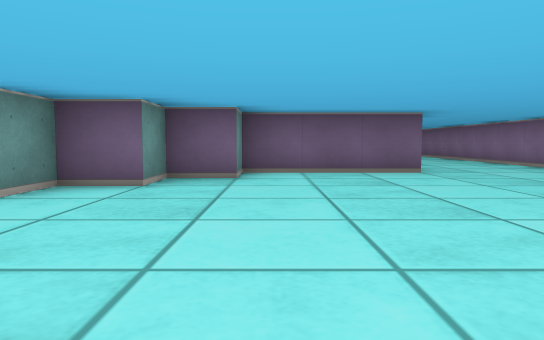
[1] (above)

13 first-person views from a walk through a cub3D ray-caster map. The camera is about half as high as the walls, tilts 4° down and sees 70° across. The floor is counted in squares. Each view is taken from the middle of a square. On the plan, view 1 faces up. The plan holds only what a view shows up to about 9 squares ahead; the rest is blank. The place goes on beyond the plan.

[2]
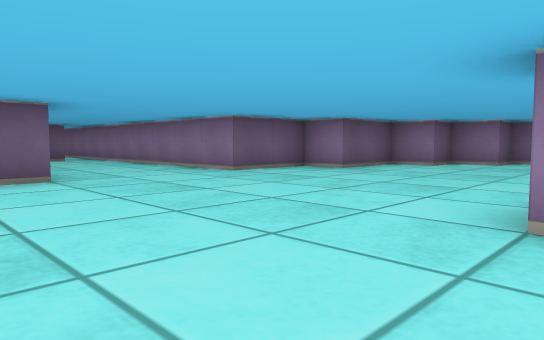

[3]
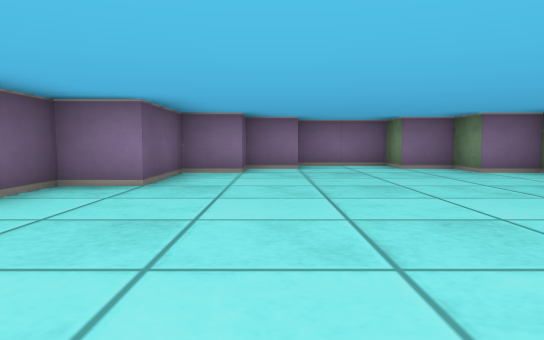

[4]
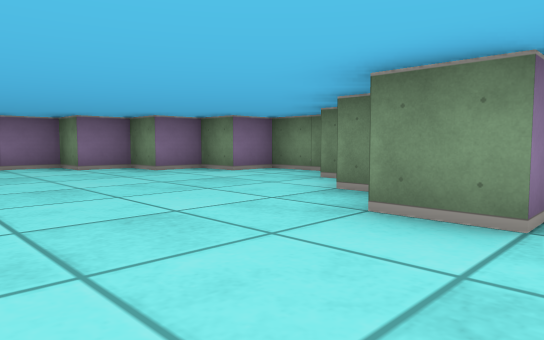

[5]
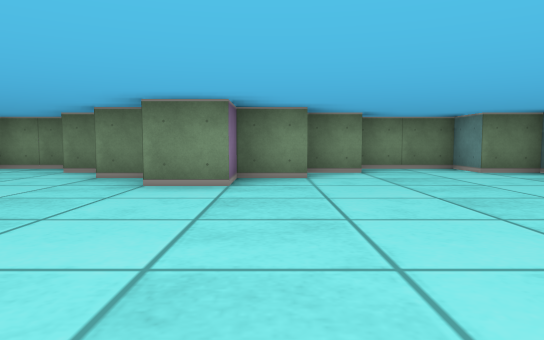

[6]
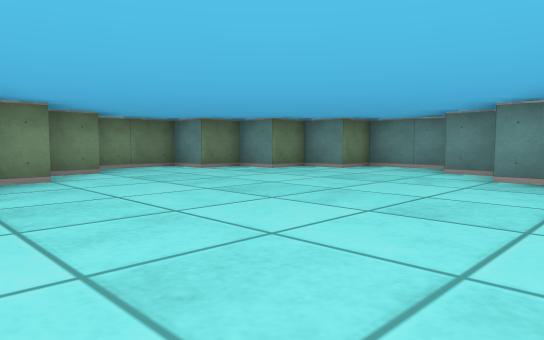

[7]
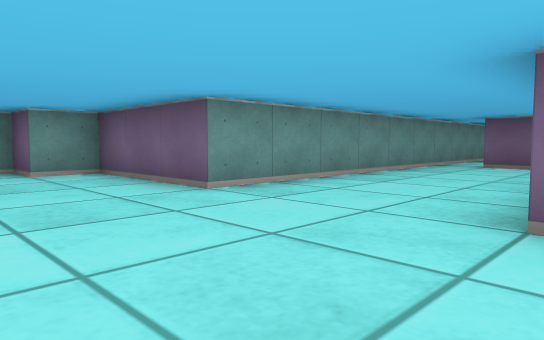

[8]
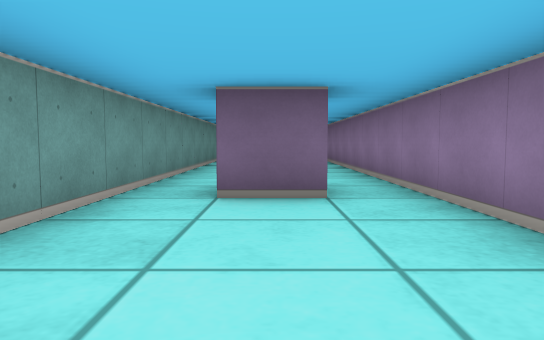

[9]
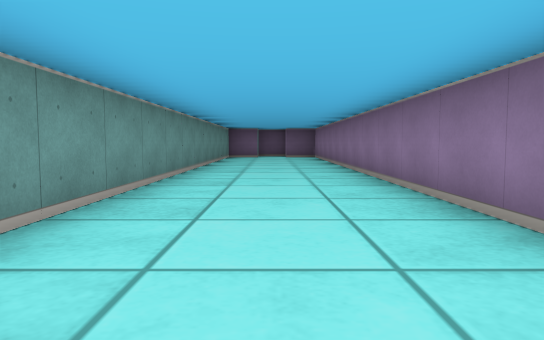

[10]
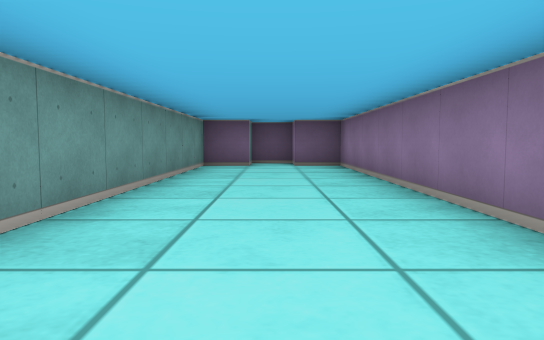

[11]
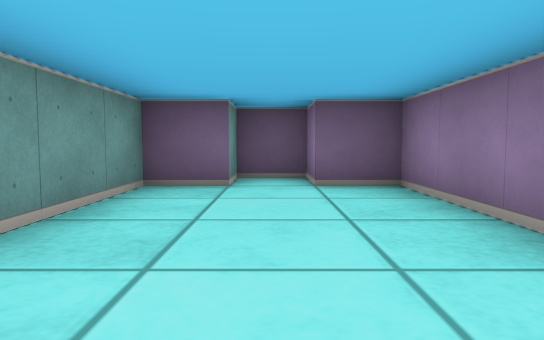

[12]
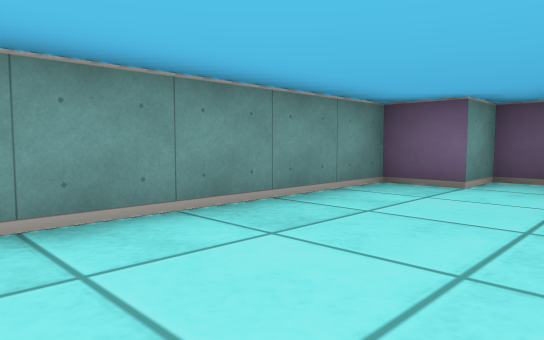

[13]
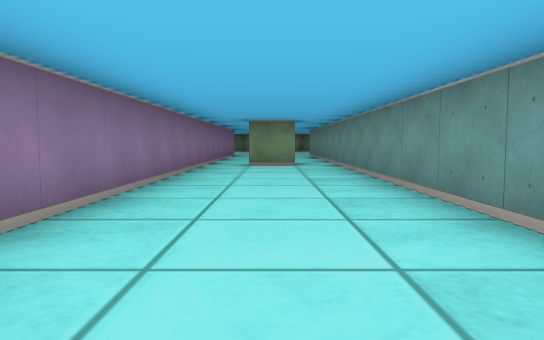

### Floor plan
Points are (right, up) in squares from view 1. A wall is a line through its corners. A room is listed if a view was taken in it or the views show most of it. See-through windows are left out.
Room 1 (views 1, 2, 3, 4, 5, 6, 7, 8, 9, 10, 11, 12, 13)
walls: (5.5, 11) (5.5, 27.5) (4.5, 27.5) (4.5, 28.5) (3.5, 28.5) (3.5, 27.5) (2.5, 27.5) (2.5, 6.5) (-0.5, 6.5) (-0.5, 5.5) (-1.5, 5.5) (-1.5, 4.5) (-2.5, 4.5) (-2.5, 3.5); (4.6, 12.5) (3.5, 12.5); (3.5, 13.5) (4.5, 13.5); (4.8, 0.5) (5.5, 0.5); (2.4, 0.5) (3.5, 0.5) (3.5, 1.5) (4.5, 1.5); (-3.5, 3.1) (-3.5, 1.5) (-2.5, 1.5) (-2.5, 0.5) (-1.5, 0.5) (-1.5, -0.5) (-0.5, -0.5) (-0.5, -1.5) (1.4, -1.5); (5.9, -0.5) (6.5, -0.5); (1.4, -0.5) (2.5, -0.5); (7, -1.5) (8.5, -1.5) (8.5, -0.5) (9.5, -0.5) (9.5, 0.5) (10.5, 0.5) (10.5, 1.5) (11.5, 1.5) (11.5, 3.5) (10.5, 3.5) (10.5, 4.5) (9.5, 4.5) (9.5, 5.5) (7.5, 5.5) (7.5, 6.5) (5.5, 6.5) (5.5, 9.4)

Where each view was taken, in squares from view 1:
view 1: 0 up, 0 right, facing up
view 2: 1 up, 1 right, facing up-right
view 3: 4 up, 3 right, facing right
view 4: 4 up, 3 right, facing down-right
view 5: 6 up, 3 right, facing down
view 6: 6 up, 4 right, facing down-left
view 7: 4 up, 6 right, facing up-left
view 8: 9 up, 4 right, facing up
view 9: 14 up, 4 right, facing up
view 10: 19 up, 4 right, facing up
view 11: 23 up, 4 right, facing up
view 12: 23 up, 5 right, facing up-left
view 13: 22 up, 4 right, facing down
